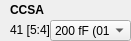
    <widget class="QWidget" name="widget_5" native="true">
     <property name="geometry">
      <rect>
       <x>140</x>
       <y>20</y>
       <width>131</width>
       <height>41</height>
      </rect>
     </property>
     <widget class="QLabel" name="label_487">
      <property name="geometry">
       <rect>
        <x>10</x>
        <y>0</y>
        <width>111</width>
        <height>20</height>
       </rect>
      </property>
      <property name="font">
       <font>
        <weight>75</weight>
        <bold>true</bold>
       </font>
      </property>
      <property name="text">
       <string>CCSA</string>
      </property>
     </widget>
     <widget class="QLabel" name="addr_CCSA">
      <property name="geometry">
       <rect>
        <x>10</x>
        <y>20</y>
        <width>101</width>
        <height>20</height>
       </rect>
      </property>
      <property name="text">
       <string>41 [5:4]</string>
      </property>
     </widget>
     <widget class="QComboBox" name="comboBox_CCSA">
      <property name="geometry">
       <rect>
        <x>50</x>
        <y>20</y>
        <width>81</width>
        <height>21</height>
       </rect>
      </property>
      <item>
       <property name="text">
        <string>200 fF (01)</string>
       </property>
      </item>
      <item>
       <property name="text">
        <string>180 fF (00)</string>
       </property>
      </item>
      <item>
       <property name="text">
        <string>200 fF (10)</string>
       </property>
      </item>
      <item>
       <property name="text">
        <string>220 fF (11)</string>
       </property>
      </item>
     </widget>
    </widget>
